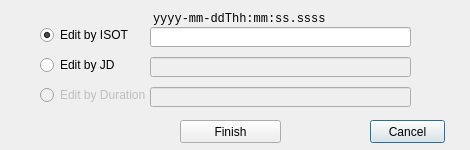
<?xml version="1.0" encoding="UTF-8"?>
<ui version="4.0">
 <class>edittimedialog</class>
 <widget class="QDialog" name="edittimedialog">
  <property name="windowModality">
   <enum>Qt::ApplicationModal</enum>
  </property>
  <property name="geometry">
   <rect>
    <x>0</x>
    <y>0</y>
    <width>470</width>
    <height>150</height>
   </rect>
  </property>
  <property name="minimumSize">
   <size>
    <width>470</width>
    <height>150</height>
   </size>
  </property>
  <property name="maximumSize">
   <size>
    <width>470</width>
    <height>150</height>
   </size>
  </property>
  <property name="windowTitle">
   <string>Date and Time Editor</string>
  </property>
  <property name="modal">
   <bool>true</bool>
  </property>
  <widget class="QPushButton" name="cancelbutton">
   <property name="geometry">
    <rect>
     <x>370</x>
     <y>120</y>
     <width>75</width>
     <height>23</height>
    </rect>
   </property>
   <property name="text">
    <string>Cancel</string>
   </property>
  </widget>
  <widget class="QPushButton" name="finishbutton">
   <property name="geometry">
    <rect>
     <x>180</x>
     <y>120</y>
     <width>101</width>
     <height>23</height>
    </rect>
   </property>
   <property name="text">
    <string>Finish</string>
   </property>
  </widget>
  <widget class="QRadioButton" name="radioISOT">
   <property name="geometry">
    <rect>
     <x>40</x>
     <y>27</y>
     <width>111</width>
     <height>16</height>
    </rect>
   </property>
   <property name="text">
    <string>Edit by ISOT</string>
   </property>
   <property name="checked">
    <bool>true</bool>
   </property>
  </widget>
  <widget class="QRadioButton" name="radioJD">
   <property name="geometry">
    <rect>
     <x>40</x>
     <y>57</y>
     <width>111</width>
     <height>16</height>
    </rect>
   </property>
   <property name="text">
    <string>Edit by JD</string>
   </property>
  </widget>
  <widget class="QRadioButton" name="radioDuration">
   <property name="enabled">
    <bool>false</bool>
   </property>
   <property name="geometry">
    <rect>
     <x>40</x>
     <y>87</y>
     <width>111</width>
     <height>16</height>
    </rect>
   </property>
   <property name="text">
    <string>Edit by Duration</string>
   </property>
  </widget>
  <widget class="QLineEdit" name="lineEditISOT">
   <property name="geometry">
    <rect>
     <x>150</x>
     <y>27</y>
     <width>261</width>
     <height>20</height>
    </rect>
   </property>
   <property name="font">
    <font>
     <family>Lucida Console</family>
    </font>
   </property>
   <property name="focusPolicy">
    <enum>Qt::StrongFocus</enum>
   </property>
  </widget>
  <widget class="QLineEdit" name="lineEditJD">
   <property name="enabled">
    <bool>false</bool>
   </property>
   <property name="geometry">
    <rect>
     <x>150</x>
     <y>57</y>
     <width>261</width>
     <height>20</height>
    </rect>
   </property>
   <property name="font">
    <font>
     <family>Lucida Console</family>
    </font>
   </property>
   <property name="focusPolicy">
    <enum>Qt::StrongFocus</enum>
   </property>
  </widget>
  <widget class="QLineEdit" name="lineEditDuration">
   <property name="enabled">
    <bool>false</bool>
   </property>
   <property name="geometry">
    <rect>
     <x>150</x>
     <y>87</y>
     <width>261</width>
     <height>20</height>
    </rect>
   </property>
   <property name="font">
    <font>
     <family>Lucida Console</family>
    </font>
   </property>
   <property name="focusPolicy">
    <enum>Qt::StrongFocus</enum>
   </property>
  </widget>
  <widget class="QLabel" name="labelISOT">
   <property name="geometry">
    <rect>
     <x>153</x>
     <y>11</y>
     <width>201</width>
     <height>16</height>
    </rect>
   </property>
   <property name="font">
    <font>
     <family>Lucida Console</family>
    </font>
   </property>
   <property name="text">
    <string>yyyy-mm-ddThh:mm:ss.ssss</string>
   </property>
  </widget>
 </widget>
 <tabstops>
  <tabstop>radioISOT</tabstop>
  <tabstop>radioJD</tabstop>
  <tabstop>radioDuration</tabstop>
  <tabstop>lineEditISOT</tabstop>
  <tabstop>lineEditJD</tabstop>
  <tabstop>lineEditDuration</tabstop>
  <tabstop>finishbutton</tabstop>
  <tabstop>cancelbutton</tabstop>
 </tabstops>
 <resources/>
 <connections/>
</ui>
